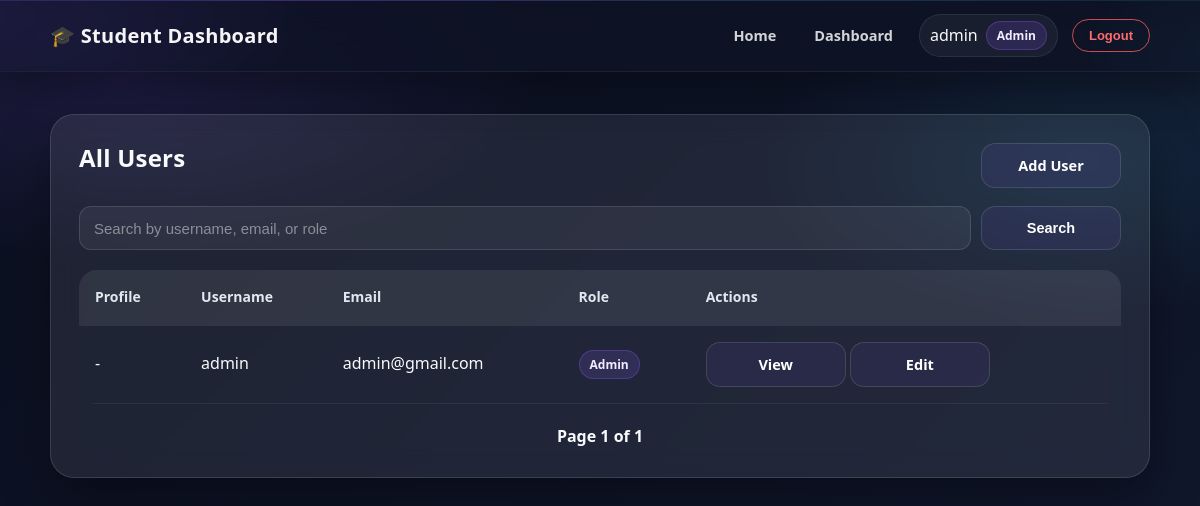
The page /users (signed in) on the database as committed earlier.
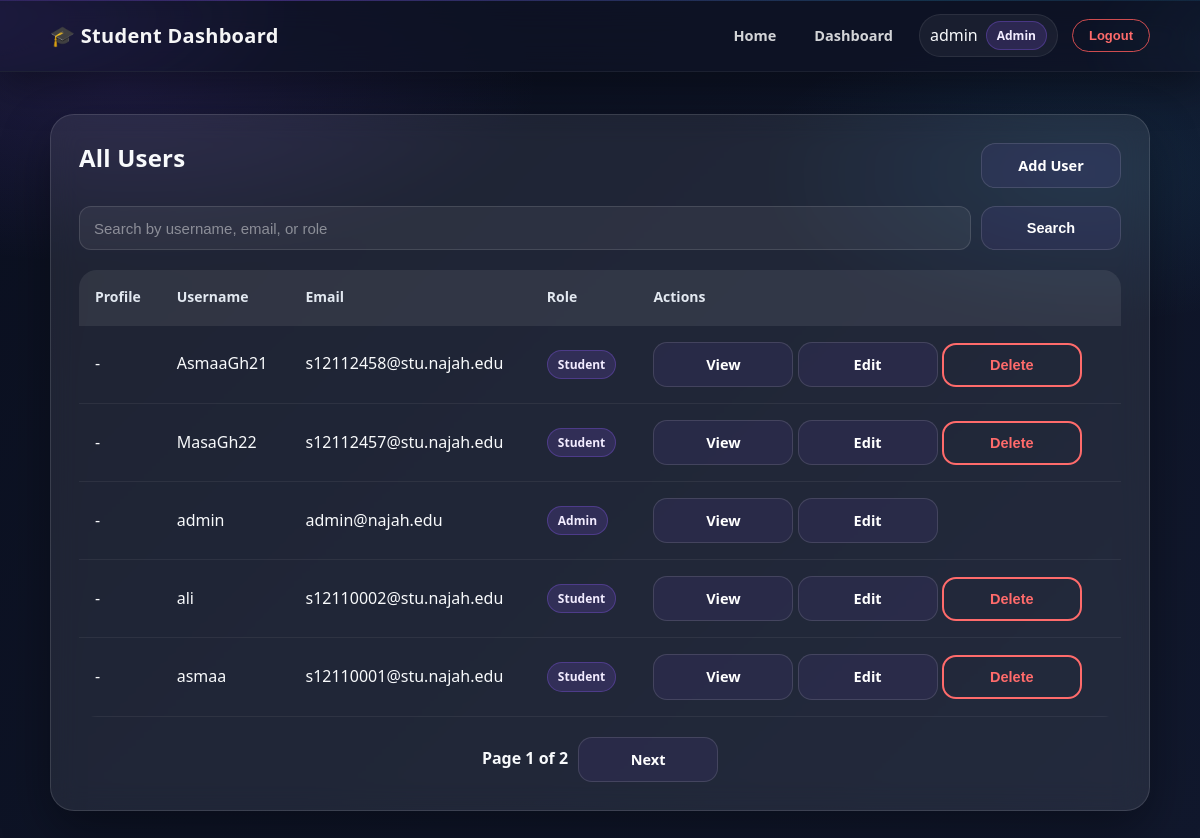
The same page on the database as committed later.
### app/models/user.py (models this page shows, shortened)
class User(db.Model, UserMixin):
    __tablename__ = "users"
    ROLE_ADMIN = "admin"
    ROLE_INSTRUCTOR = "instructor"
    ROLE_STUDENT = "student"
    ROLES = [ROLE_ADMIN, ROLE_INSTRUCTOR, ROLE_STUDENT]
    id = db.Column(db.Integer, primary_key=True)
    username = db.Column(db.String(80), nullable=False, unique=True, index=True)
    email = db.Column(db.String(120), nullable=False, unique=True, index=True)
    password_hash = db.Column(db.String(255), nullable=False)
    role = db.Column(db.String(20), nullable=False, default=ROLE_STUDENT)
    profile_picture = db.Column(db.String(255), nullable=True)
    @property
    def is_student(self):
        return self.role == self.ROLE_STUDENT

### app/routes/user_page_routes.py (the view)
@user_page_bp.route("")
@login_required
@admin_required
def list_users():
    search = request.args.get("search", "").strip()
    page = request.args.get("page", 1, type=int)
    per_page = current_app.config["USERS_PER_PAGE"]
    query = User.query.order_by(User.username.asc())
    if search:
        query = query.filter(
            (User.username.ilike(f"%{search}%"))
            | (User.email.ilike(f"%{search}%"))
            | (User.role.ilike(f"%{search}%"))
        )
    pagination = query.paginate(page=page, per_page=per_page, error_out=False)
    return render_template(
        "users.html",
        users=pagination.items,
        pagination=pagination,
        search=search,
    )

### app/templates/users.html (shortened to what this page needs)
{% extends "base.html" %}
{% block content %}
<div class="app-container">
  <div class="course-student-card">
    <div class="top-bar">
      <h2>All Users</h2>
      <a class="btn" href="{{ url_for('user_page_bp.add_user') }}">Add User</a>
    </div>
    <form method="GET" class="search-form" style="margin: 18px 0;">
      <div style="display: flex; gap: 10px; flex-wrap: wrap;">
        <input type="text" name="search" placeholder="Search by username, email, or role" value="{{ search }}" style="flex: 1; min-width: 220px;" />
        <button type="submit" class="btn">Search</button>
      </div>
    </form>
    {% if users %}
    <table class="student-table">
      <thead>
        <tr>
          <th>Profile</th>
          <th>Username</th>
          <th>Email</th>
          <th>Role</th>
          <th>Actions</th>
        </tr>
      </thead>
      <tbody>
        {% for user in users %}
        <tr>
          <td>
            {% if user.profile_picture %}
            <img src="{{ url_for('static', filename='uploads/' + user.profile_picture) }}" alt="Profile" class="table-profile-pic" />
            {% else %}
            -
            {% endif %}
          </td>
          <td>{{ user.username }}</td>
          <td>{{ user.email }}</td>
          <td><span class="role-badge">{{ user.role|capitalize }}</span></td>
          <td>
            <a class="btn secondary-btn" href="{{ url_for('user_page_bp.user_details', user_id=user.id) }}">View</a>
            <a class="btn" href="{{ url_for('user_page_bp.edit_user', user_id=user.id) }}">Edit</a>
            {% if user.id != current_user.id %}
            <form method="POST" action="{{ url_for('user_page_bp.remove_user', user_id=user.id) }}" style="display:inline;" onsubmit="return confirm('Delete this user?');">
              <button type="submit" class="btnDelete danger-btn">Delete</button>
            </form>
            {% endif %}
          </td>
        </tr>
        {% endfor %}
      </tbody>
    </table>
    <div class="pagination" style="margin-top: 20px; display: flex; gap: 10px; align-items: center; justify-content: center; flex-wrap: wrap;">
      <span>Page {{ pagination.page }} of {{ pagination.pages or 1 }}</span>
      {% if pagination.has_next %}
      <a class="btn secondary-btn" href="{{ url_for('user_page_bp.list_users', page=pagination.next_num, search=search) }}">Next</a>
      {% endif %}
    </div>
    {% else %}
    <p class="muted">No users found.</p>
    {% endif %}
  </div>
</div>
{% endblock %}

### app/templates/base.html (shortened to what this page needs)
<!DOCTYPE html>
<html lang="en">
  <head>
    <link rel="stylesheet" href="{{ url_for('static', filename='style.css') }}" />
  </head>
  <body>
    <nav class="navbar">
      <div class="nav-container">
        <div class="logo">🎓 Student Dashboard</div>
        <div class="links">
          <a href="{{ url_for('main_bp.home') }}">Home</a>
          {% if current_user.is_authenticated %}
            {% if current_user.is_student %}
              <a href="{{ url_for('student_page_bp.my_courses') }}">My Courses</a>
            {% else %}
              <a href="{{ url_for('main_bp.dashboard') }}">Dashboard</a>
            {% endif %}
            <div class="user-mini-card">
              <span>{{ current_user.username }}</span>
              <span class="role-badge">{{ current_user.role|capitalize }}</span>
            </div>
            <form action="{{ url_for('auth_bp.logout') }}" method="POST" style="display: inline;">
              <button type="submit" class="logout-btn">Logout</button>
            </form>
          {% else %}
            <a href="{{ url_for('auth_bp.login') }}">Login</a>
            <a href="{{ url_for('auth_bp.register') }}" class="register-btn">Register</a>
          {% endif %}
        </div>
      </div>
    </nav>
    <main class="container">
      {% block content %}{% endblock %}
    </main>
  </body>
</html>

Rows that differ between the two databases and show on the page:
changed User "admin": email "admin@gmail.com" → "admin@najah.edu"
added User: username "AsmaaGh21", email "s12112458@stu.najah.edu", role "Student"
added User: username "MasaGh22", email "s12112457@stu.najah.edu", role "Student"
added User: username "ali", email "s12110002@stu.najah.edu", role "Student"
added User: username "asmaa", email "s12110001@stu.najah.edu", role "Student"
Other text that changed with them:
{{ pagination.pages or 1 }}: "1" → "2"
text now shown: "Next"
